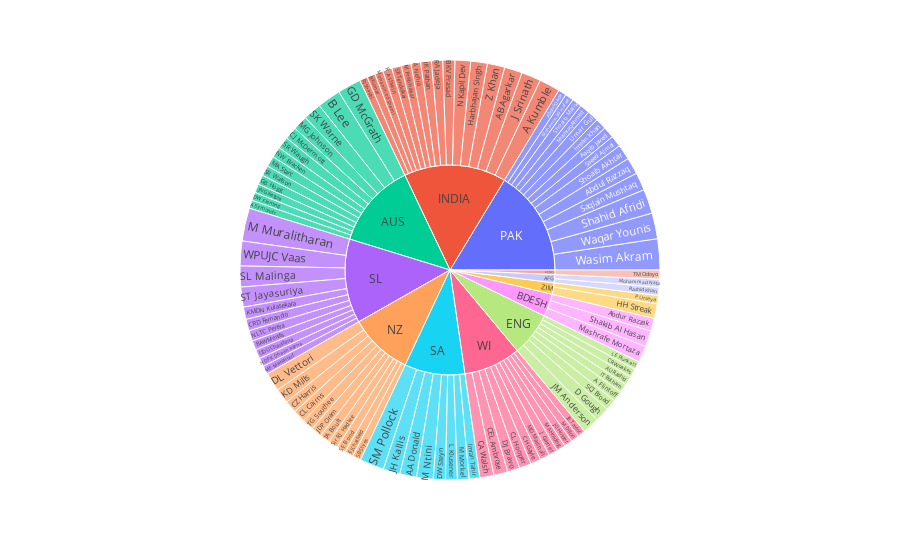

This figure's notebook cell:
### Code cell
fig = px.sunburst(bowling_odi[:100], path=['Final Region','Player'], values='Wkts', hover_data='Balls')
fig.show()

### Figure 1 — Plotly figure (JSON) as saved in the notebook; plotly's stock layout.template omitted (floating-point values rounded to 4 significant figures)
{"data": [{"branchvalues": "total", "customdata": [[5624], [14496], [5751], [5935], [8561], [9484], [4851], [8012], [5100], [10941], [7965], [5451], [11185], [4154], [8129], [10822], [9353], [7424], [7461], [8168], [9573], [4638], [6507], [10667], [8470], [6511], [14060], [4619], [6256], [6065], [5564], [12970], [7009], [9468], [12479], [5855], [6271], [7461], [5541], [5330], [11935], [6911], [4341], [10750], [9584], [5144], [5179], [8230], [8263], [7336], [4137], [5480], [5760], [18811], [8687], [6360], [5473], [4315], [7175], [4640], [7489], [10789], [7733], [5919], [3709], [7543], [11202], [5711], [5759], [8571], [6021], [8029], [6613], [3558], [6114], [6109], [4295], [10642], [10936], [15712], [8054], [6466], [8883], [14874], [6000], [8770], [17670], [10517], [7764], [7958], [6182], [4884], [7021], [5649], [6142], [6064], [15775], [12698], [18186], [10097], ["(?)"], ["(?)"], ["(?)"], ["(?)"], ["(?)"], [5649], ["(?)"], ["(?)"], ["(?)"], ["(?)"], ["(?)"], ["(?)"]], "domain": {"x": [0, 1], "y": [0, 1]}, "hovertemplate": "labels=%{label}<br>Wkts=%{value}<br>parent=%{parent}<br>id=%{id}<br>Balls=%{customdata[0]}<extra></extra>", "ids": ["ENG/A Flintoff ", "INDIA/A Kumble ", "INDIA/A Nehra ", "AUS/A Symonds ", "SA/AA Donald ", "INDIA/AB Agarkar ", "ENG/AU Rashid ", "PAK/Aaqib Javed ", "PAK/Abdul Qadir ", "PAK/Abdul Razzaq ", "BDESH/Abdur Razzak ", "INDIA/B Kumar ", "AUS/B Lee ", "SL/BAW Mendis ", "INDIA/BKV Prasad ", "WI/CA Walsh ", "WI/CEL Ambrose ", "WI/CH Gayle ", "AUS/CJ McDermott ", "NZ/CL Cairns ", "WI/CL Hooper ", "ENG/CR Woakes ", "SL/CRD Fernando ", "NZ/CZ Harris ", "ENG/D Gough ", "WI/DJ Bravo ", "NZ/DL Vettori ", "AUS/DW Fleming ", "SA/DW Steyn ", "NZ/EJ Chatfield ", "AUS/GB Hogg ", "AUS/GD McGrath ", "SL/HDPK Dharmasena ", "ZIM/HH Streak ", "INDIA/Harbhajan Singh ", "INDIA/IK Pathan ", "ENG/IT Botham ", "PAK/Imran Khan ", "SA/Imran Tahir ", "WI/J Garner ", "INDIA/J Srinath ", "NZ/JDP Oram ", "WI/JE Taylor ", "SA/JH Kallis ", "ENG/JM Anderson ", "AUS/JN Gillespie ", "WI/JO Holder ", "NZ/KD Mills ", "SL/KMDN Kulasekara ", "SA/L Klusener ", "ENG/LE Plunkett ", "WI/M Dillon ", "SA/M Morkel ", "SL/M Muralitharan ", "SA/M Ntini ", "INDIA/M Prabhakar ", "WI/MA Holding ", "AUS/MA Starc ", "WI/MD Marshall ", "SL/MF Maharoof ", "AUS/MG Johnson ", "BDESH/Mashrafe Mortaza ", "PAK/Mohammad Hafeez ", "AFG/Mohammad Nabi ", "INDIA/Mohammed Shami ", "PAK/Mushtaq Ahmed ", "INDIA/N Kapil Dev ", "SL/NLTC Perera ", "AUS/NW Bracken ", "ZIM/P Utseya ", "INDIA/R Ashwin ", "INDIA/RA Jadeja ", "INDIA/RJ Shastri ", "AFG/Rashid Khan ", "NZ/SB Styris ", "ENG/SCJ Broad ", "NZ/SE Bond ", "AUS/SK Warne ", "SL/SL Malinga ", "SA/SM Pollock ", "INDIA/SR Tendulkar ", "AUS/SR Watson ", "AUS/SR Waugh ", "SL/ST Jayasuriya ", "PAK/Saeed Ajmal ", "PAK/Saqlain Mushtaq ", "PAK/Shahid Afridi ", "BDESH/Shakib Al Hasan ", "PAK/Shoaib Akhtar ", "PAK/Shoaib Malik ", "NZ/Sir RJ Hadlee ", "NZ/TA Boult ", "NZ/TG Southee ", "KENYA/TM Odoyo ", "SL/UDU Chandana ", "PAK/Umar Gul ", "SL/WPUJC Vaas ", "PAK/Waqar Younis ", "PAK/Wasim Akram ", "INDIA/Z Khan ", "AFG", "AUS", "BDESH", "ENG", "INDIA", "KENYA", "NZ", "PAK", "SA", "SL", "WI", "ZIM"], "labels": ["A Flintoff ", "A Kumble ", "A Nehra ", "A Symonds ", "AA Donald ", "AB Agarkar ", "AU Rashid ", "Aaqib Javed ", "Abdul Qadir ", "Abdul Razzaq ", "Abdur Razzak ", "B Kumar ", "B Lee ", "BAW Mendis ", "BKV Prasad ", "CA Walsh ", "CEL Ambrose ", "CH Gayle ", "CJ McDermott ", "CL Cairns ", "CL Hooper ", "CR Woakes ", "CRD Fernando ", "CZ Harris ", "D Gough ", "DJ Bravo ", "DL Vettori ", "DW Fleming ", "DW Steyn ", "EJ Chatfield ", "GB Hogg ", "GD McGrath ", "HDPK Dharmasena ", "HH Streak ", "Harbhajan Singh ", "IK Pathan ", "IT Botham ", "Imran Khan ", "Imran Tahir ", "J Garner ", "J Srinath ", "JDP Oram ", "JE Taylor ", "JH Kallis ", "JM Anderson ", "JN Gillespie ", "JO Holder ", "KD Mills ", "KMDN Kulasekara ", "L Klusener ", "LE Plunkett ", "M Dillon ", "M Morkel ", "M Muralitharan ", "M Ntini ", "M Prabhakar ", "MA Holding ", "MA Starc ", "MD Marshall ", "MF Maharoof ", "MG Johnson ", "Mashrafe Mortaza ", "Mohammad Hafeez ", "Mohammad Nabi ", "Mohammed Shami ", "Mushtaq Ahmed ", "N Kapil Dev ", "NLTC Perera ", "NW Bracken ", "P Utseya ", "R Ashwin ", "RA Jadeja ", "RJ Shastri ", "Rashid Khan ", "SB Styris ", "SCJ Broad ", "SE Bond ", "SK Warne ", "SL Malinga ", "SM Pollock ", "SR Tendulkar ", "SR Watson ", "SR Waugh ", "ST Jayasuriya ", "Saeed Ajmal ", "Saqlain Mushtaq ", "Shahid Afridi ", "Shakib Al Hasan ", "Shoaib Akhtar ", "Shoaib Malik ", "Sir RJ Hadlee ", "TA Boult ", "TG Southee ", "TM Odoyo ", "UDU Chandana ", "Umar Gul ", "WPUJC Vaas ", "Waqar Younis ", "Wasim Akram ", "Z Khan ", "AFG", "AUS", "BDESH", "ENG", "INDIA", "KENYA", "NZ", "PAK", "SA", "SL", "WI", "ZIM"], "name": "", "parents": ["ENG", "INDIA", "INDIA", "AUS", "SA", "INDIA", "ENG", "PAK", "PAK", "PAK", "BDESH", "INDIA", "AUS", "SL", "INDIA", "WI", "WI", "WI", "AUS", "NZ", "WI", "ENG", "SL", "NZ", "ENG", "WI", "NZ", "AUS", "SA", "NZ", "AUS", "AUS", "SL", "ZIM", "INDIA", "INDIA", "ENG", "PAK", "SA", "WI", "INDIA", "NZ", "WI", "SA", "ENG", "AUS", "WI", "NZ", "SL", "SA", "ENG", "WI", "SA", "SL", "SA", "INDIA", "WI", "AUS", "WI", "SL", "AUS", "BDESH", "PAK", "AFG", "INDIA", "PAK", "INDIA", "SL", "AUS", "ZIM", "INDIA", "INDIA", "INDIA", "AFG", "NZ", "ENG", "NZ", "AUS", "SL", "SA", "INDIA", "AUS", "AUS", "SL", "PAK", "PAK", "PAK", "BDESH", "PAK", "PAK", "NZ", "NZ", "NZ", "KENYA", "SL", "PAK", "SL", "PAK", "PAK", "INDIA", "", "", "", "", "", "", "", "", "", "", "", ""], "type": "sunburst", "values": [169, 337, 157, 133, 272, 288, 143, 182, 132, 269, 207, 132, 380, 152, 196, 227, 225, 167, 203, 201, 193, 142, 187, 203, 235, 199, 305, 134, 196, 140, 156, 381, 138, 239, 269, 173, 145, 182, 173, 146, 315, 173, 128, 273, 269, 142, 133, 240, 199, 192, 135, 130, 188, 534, 266, 157, 142, 172, 157, 135, 239, 266, 139, 130, 136, 161, 253, 171, 174, 133, 150, 181, 129, 133, 137, 178, 147, 293, 338, 393, 154, 168, 195, 323, 184, 288, 395, 260, 247, 158, 158, 164, 186, 145, 151, 179, 400, 416, 502, 282, 263, 2770, 733, 1416, 3309, 145, 2054, 3434, 1953, 2728, 1847, 372]}], "layout": {"legend": {"tracegroupgap": 0}, "margin": {"t": 60}}}
